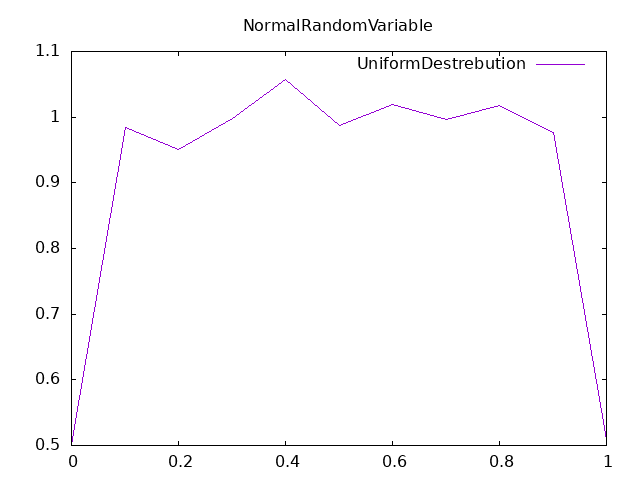

Recreate this plot in gnuplot.
set terminal png
set output "UniformDestrebution.png"
set title "NormalRandomVariable"
plot "-"  title "UniformDestrebution" with lines
0 0.501
0.1 0.984
0.2 0.951
0.3 0.998
0.4 1.058
0.5 0.987
0.6 1.02
0.7 0.997
0.8 1.018
0.9 0.977
1 0.509
e
